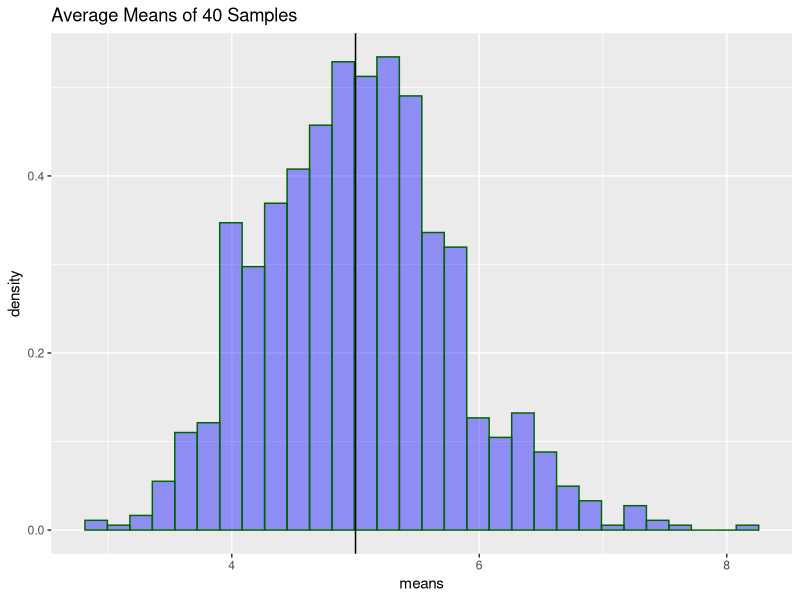
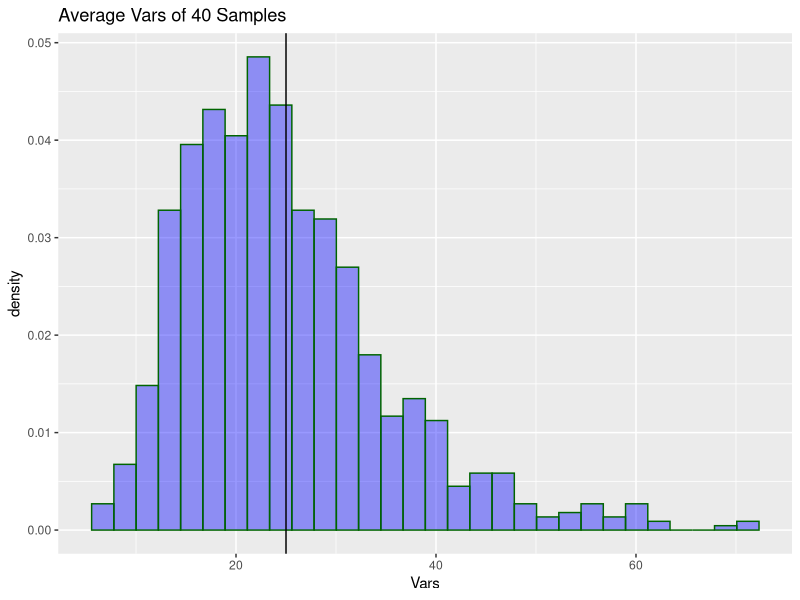
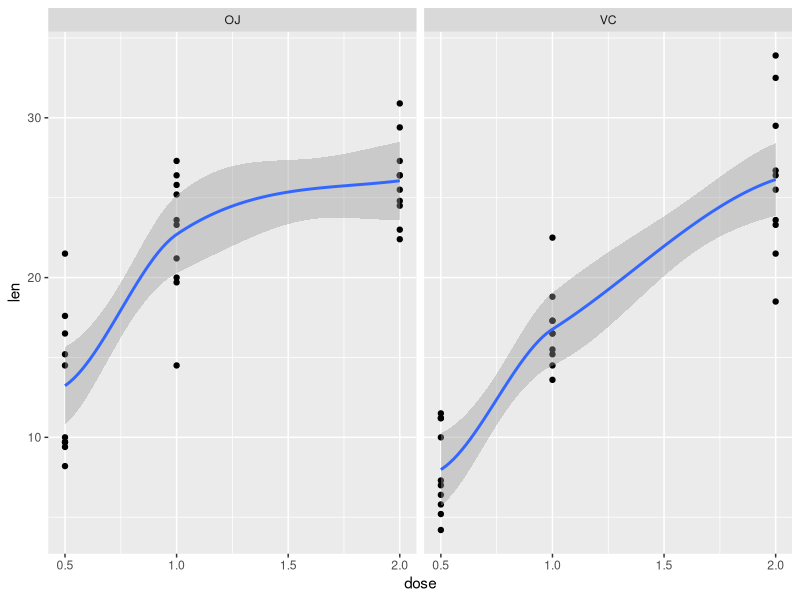

Generate these figures, in order, with R:
## ---- chunk 1
library(ggplot2)
## ---- chunk 2
expmean <- 1 / .2
expmean
## ---- chunk 3
expvar <- ((1 / .2)^2)
expvar
## ---- chunk 4
nosim <- 1000
nosample <- 40
## ---- chunk 5
set.seed(1623);
meandata <- data.frame(
     x = c(apply(matrix(rexp(nosim * nosample, .2), nosim), 1, mean)),
     n = factor(rep(c(nosample), c(nosample))) 
     )
## ---- chunk 6
g <- ggplot(data = meandata, aes(x = x) ) +
     geom_histogram(aes(y = ..density..), fill = ("blue"), col=("darkgreen"), alpha=.4) +
     labs(title ="Average Means of 40 Samples", x="means") +
     geom_vline(xintercept=expmean)
g
## ---- chunk 7
set.seed(1623);
vardata <- data.frame(
     x = c(apply(matrix(rexp(nosim * nosample, .2), nosim), 1, var)),
     n = factor(rep(c(nosample), c(nosample))) 
     )
## ---- chunk 8
g <- ggplot(data = vardata, aes(x = x) ) +
     geom_histogram(aes(y = ..density..), fill = ("blue"), col=("darkgreen"), alpha=.4) +
     labs(title ="Average Vars of 40 Samples", x="Vars") +
     geom_vline(xintercept=expvar)
g
## ---- chunk 9
data("ToothGrowth")

head(ToothGrowth)

str(ToothGrowth)

## ---- chunk 10
summary(ToothGrowth)
## ---- chunk 11
p <- ggplot(data = ToothGrowth, aes(x=dose,y=len )) + 
     geom_point() +facet_wrap(~supp) + geom_smooth() 
p
## ---- chunk 12
with(ToothGrowth, pairwise.t.test(len, dose))
## ---- chunk 13
summary(aov(len ~ supp * dose, data=ToothGrowth))
